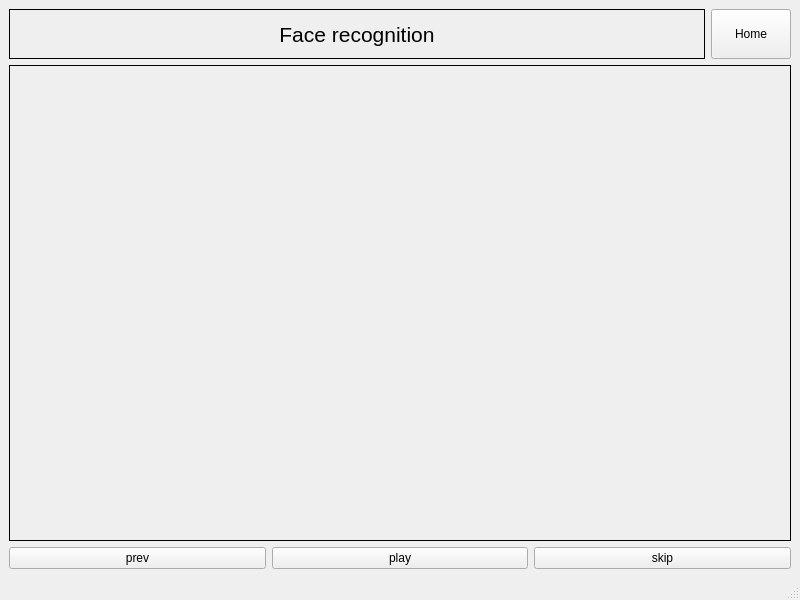
<?xml version="1.0" encoding="UTF-8"?>
<ui version="4.0">
 <class>MainWindow</class>
 <widget class="QMainWindow" name="MainWindow">
  <property name="geometry">
   <rect>
    <x>0</x>
    <y>0</y>
    <width>800</width>
    <height>600</height>
   </rect>
  </property>
  <property name="windowTitle">
   <string>MainWindow</string>
  </property>
  <widget class="QWidget" name="centralwidget">
   <layout class="QVBoxLayout" name="verticalLayout">
    <item>
     <layout class="QHBoxLayout" name="horizontalLayout">
      <item>
       <widget class="QLabel" name="label">
        <property name="sizePolicy">
         <sizepolicy hsizetype="Preferred" vsizetype="Fixed">
          <horstretch>0</horstretch>
          <verstretch>0</verstretch>
         </sizepolicy>
        </property>
        <property name="minimumSize">
         <size>
          <width>0</width>
          <height>50</height>
         </size>
        </property>
        <property name="font">
         <font>
          <pointsize>16</pointsize>
         </font>
        </property>
        <property name="frameShape">
         <enum>QFrame::Box</enum>
        </property>
        <property name="text">
         <string>Face recognition</string>
        </property>
        <property name="alignment">
         <set>Qt::AlignCenter</set>
        </property>
       </widget>
      </item>
      <item>
       <widget class="QPushButton" name="pushButton">
        <property name="sizePolicy">
         <sizepolicy hsizetype="Fixed" vsizetype="Fixed">
          <horstretch>0</horstretch>
          <verstretch>0</verstretch>
         </sizepolicy>
        </property>
        <property name="minimumSize">
         <size>
          <width>50</width>
          <height>50</height>
         </size>
        </property>
        <property name="text">
         <string>Home</string>
        </property>
       </widget>
      </item>
     </layout>
    </item>
    <item>
     <widget class="QLabel" name="label_2">
      <property name="frameShape">
       <enum>QFrame::Box</enum>
      </property>
      <property name="text">
       <string/>
      </property>
     </widget>
    </item>
    <item>
     <layout class="QHBoxLayout" name="horizontalLayout_2">
      <item>
       <widget class="QPushButton" name="pushButton_4">
        <property name="text">
         <string>prev</string>
        </property>
       </widget>
      </item>
      <item>
       <widget class="QPushButton" name="pushButton_3">
        <property name="text">
         <string>play</string>
        </property>
       </widget>
      </item>
      <item>
       <widget class="QPushButton" name="pushButton_2">
        <property name="text">
         <string>skip</string>
        </property>
       </widget>
      </item>
     </layout>
    </item>
   </layout>
  </widget>
  <widget class="QMenuBar" name="menubar">
   <property name="geometry">
    <rect>
     <x>0</x>
     <y>0</y>
     <width>800</width>
     <height>22</height>
    </rect>
   </property>
  </widget>
  <widget class="QStatusBar" name="statusbar"/>
 </widget>
 <resources/>
 <connections/>
</ui>
